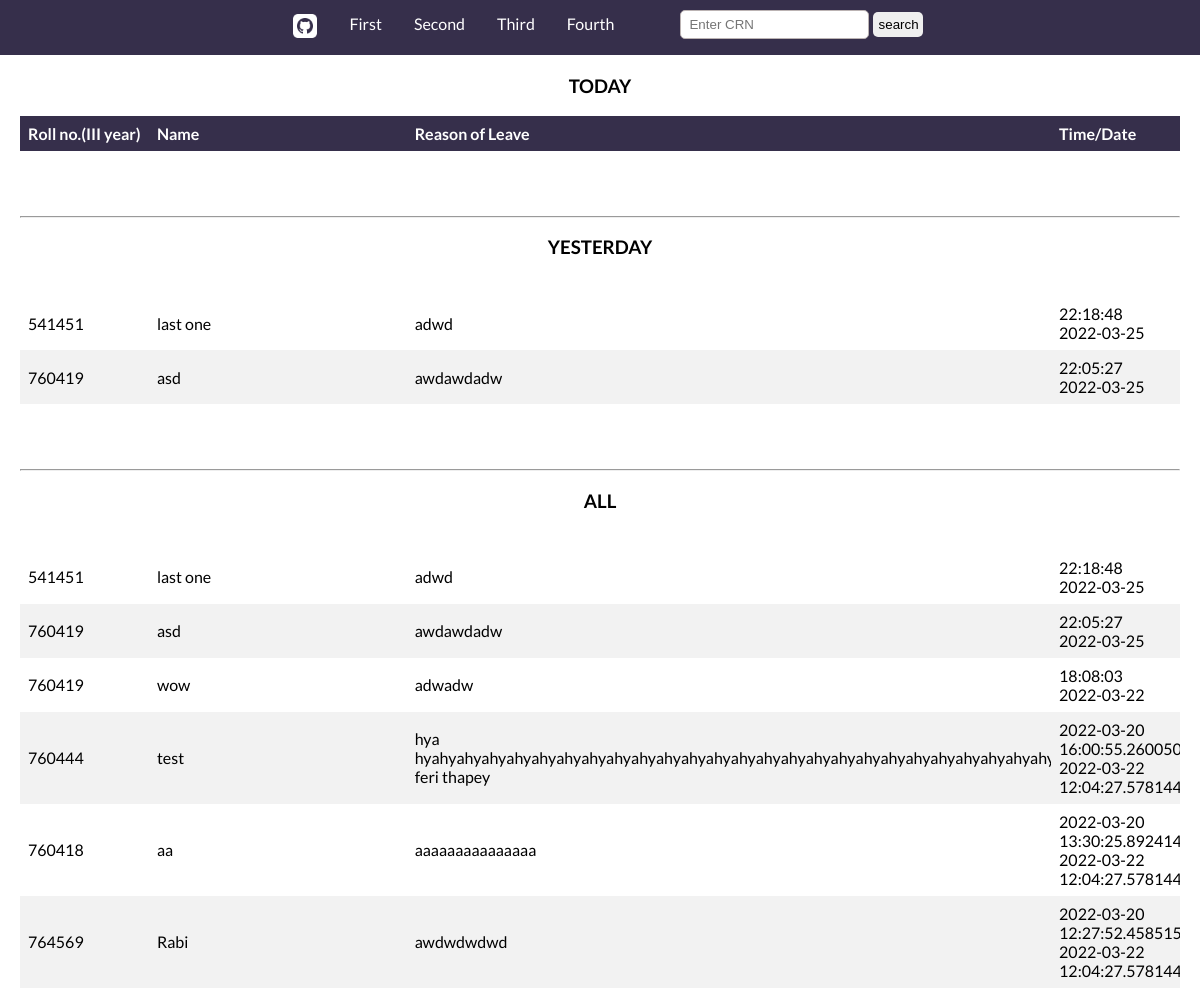
/applicants-lists/3, run on an earlier commit of the app's database.
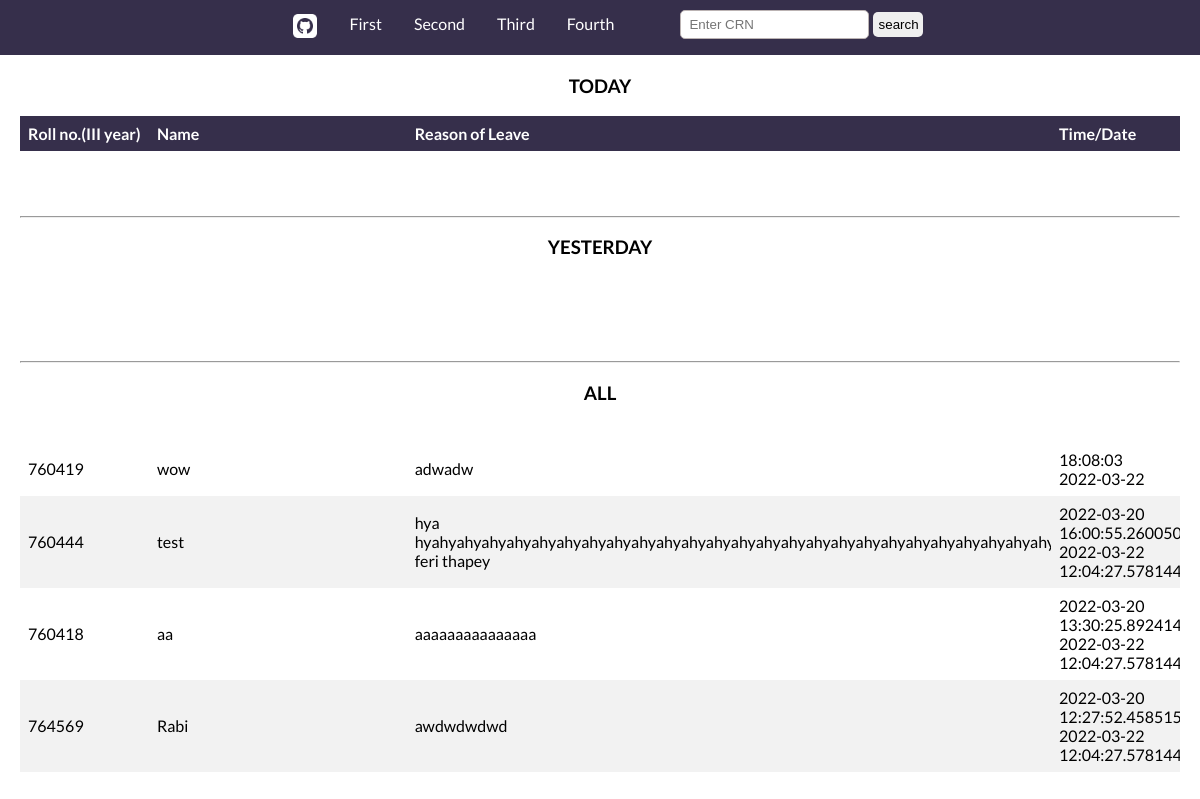
And on a later commit of the database.
### leaveformapp/models.py (models this page shows, shortened)
class Students(models.Model):
    id = models.AutoField(primary_key=True)
    fullname = models.CharField(max_length=50)
    roll = models.IntegerField()
    year = models.CharField(max_length=50)
    createdTime = models.CharField(max_length=50)
    createdDate = models.CharField(max_length=50)
    reason = models.TextField()

### leaveformapp/views.py (the view)
# urls.py: path('applicants-lists/3', views.third_year, name='thirdyear'),
def third_year(request):
    data = dataRetriveByYear(request, 'Third', 'thirdyear.html')
    return render(request, 'thirdyear.html', data)

### templates/thirdyear.html (shortened to what this page needs)
{% extends 'base.html'%}
{% block yearblock %}III{% endblock%}

### templates/base.html (shortened to what this page needs)
{% load static %}
<!DOCTYPE html>
<html lang="en">
<head>
    <link rel="stylesheet" href={% static 'liststyle.css' %}>
</head>
<body>
    <nav >
        <ul >
            <li ><a
                    href="https://github.com/rabibasukala01/Application-of-Leave"><img src={%static 'github.png'%} alt="contribute"></a>
            </li>
            <li><a href="{% url 'firstyear'%}">First</a></li>
            <li><a href="{% url 'secondyear'%}">Second</a></li>
            <li><a href="{% url 'thirdyear'%}">Third</a></li>
            <li><a href="{% url 'fourthyear'%}">Fourth</a></li>
            <li>
                <form action="" method="post" style="margin-left:50px ;">
                    <input type="text" name="searched" id="searchfield" placeholder="Enter CRN">
                    <input type="submit" name="submit" value="search" id="search-btn">
                </form>
            </li>
        </ul>
    </nav>
    <div id="container">
        <table class="table">
            <h3 style="text-align: center;">TODAY</h3>
            <colgroup>
                <col style="width:10%">
                <col style="width:20%">
                <col style="width:50%">
                <col style="width:10%">
            </colgroup>
            <tr style="background-color: #362f4b; color: whitesmoke;">
                <th>Roll no.({% block yearblock%} {%endblock%} year)</th>
                <th>Name</th>
                <th>Reason of Leave</th>
                <th>Time/Date </th>
            </tr>
            {%if searched_data%}
            {%for data in searched_data%}
            <tr>
                <td>{{data.roll}}{{year}}</td>
                <td>{{data.fullname}}</td>
                <td>{{data.reason}}</td>
                <td>{{data.createdTime}} <br> {{data.createdDate}}</td>
            </tr>
            {%endfor%}
        </table>
        {%else%}
        <br>
        <br>
        <br>
        <hr>
        <h3 style="text-align: center;">YESTERDAY</h3>
        <br>
        <table class="table">
            <colgroup>
                <col style="width:10%">
                <col style="width:20%">
                <col style="width:50%">
                <col style="width:10%">
            </colgroup>
            {% for data in yesterday %}
            <tr>
                <td>{{data.roll}}</td>
                <td>{{data.fullname}}</td>
                <td>{{data.reason}}</td>
                <td>{{data.createdTime}} <br> {{data.createdDate}}</td>
            </tr>
            {% endfor %}
        </table>
        <br>
        <br>
        <br>
        <hr>
        <h3 style="text-align: center;">ALL</h3>
        <br>
        <table class="table">
            <colgroup>
                <col style="width:10%">
                <col style="width:20%">
                <col style="width:50%">
                <col style="width:10%">
            </colgroup>
            {% for data in remainings %}
            <tr>
                <td>{{data.roll}}</td>
                <td>{{data.fullname}}</td>
                <td>{{data.reason}}</td>
                <td>{{data.createdTime}} <br> {{data.createdDate}}</td>
            </tr>
            {% endfor %}
        </table>
        {%endif%}
    </div>
</body>
</html>

What changed in the data, as far as the page shows it:
removed Students: roll "541451", fullname "last one", reason "adwd", createdTime "22:18:48", createdDate "2022-03-25"
no longer on this page (row edited): Students: roll "760419", fullname "asd", reason "awdawdadw", createdTime "22:05:27", createdDate "2022-03-25"
